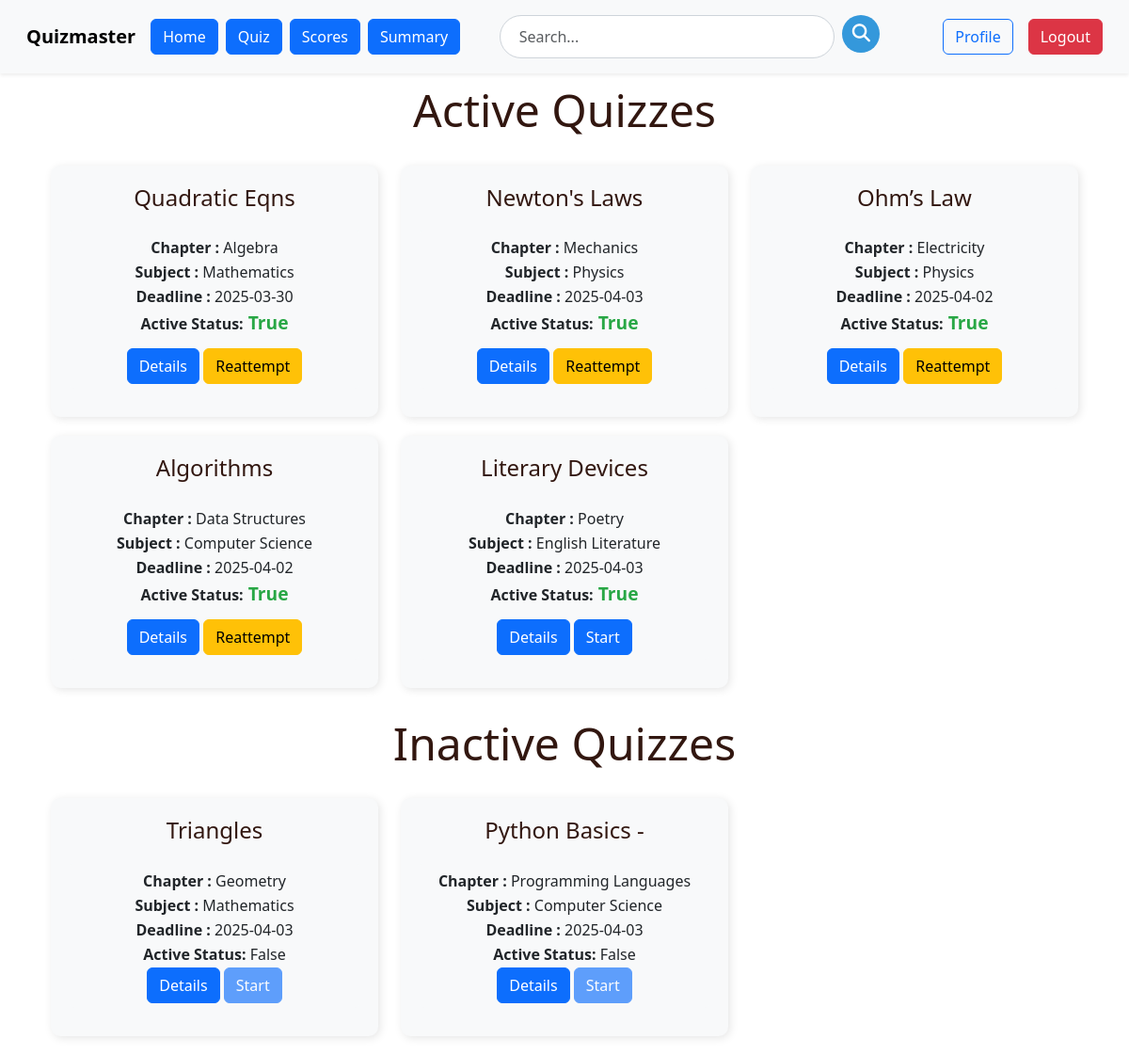
Page /user/user_quiz (signed in) on the earlier database version.
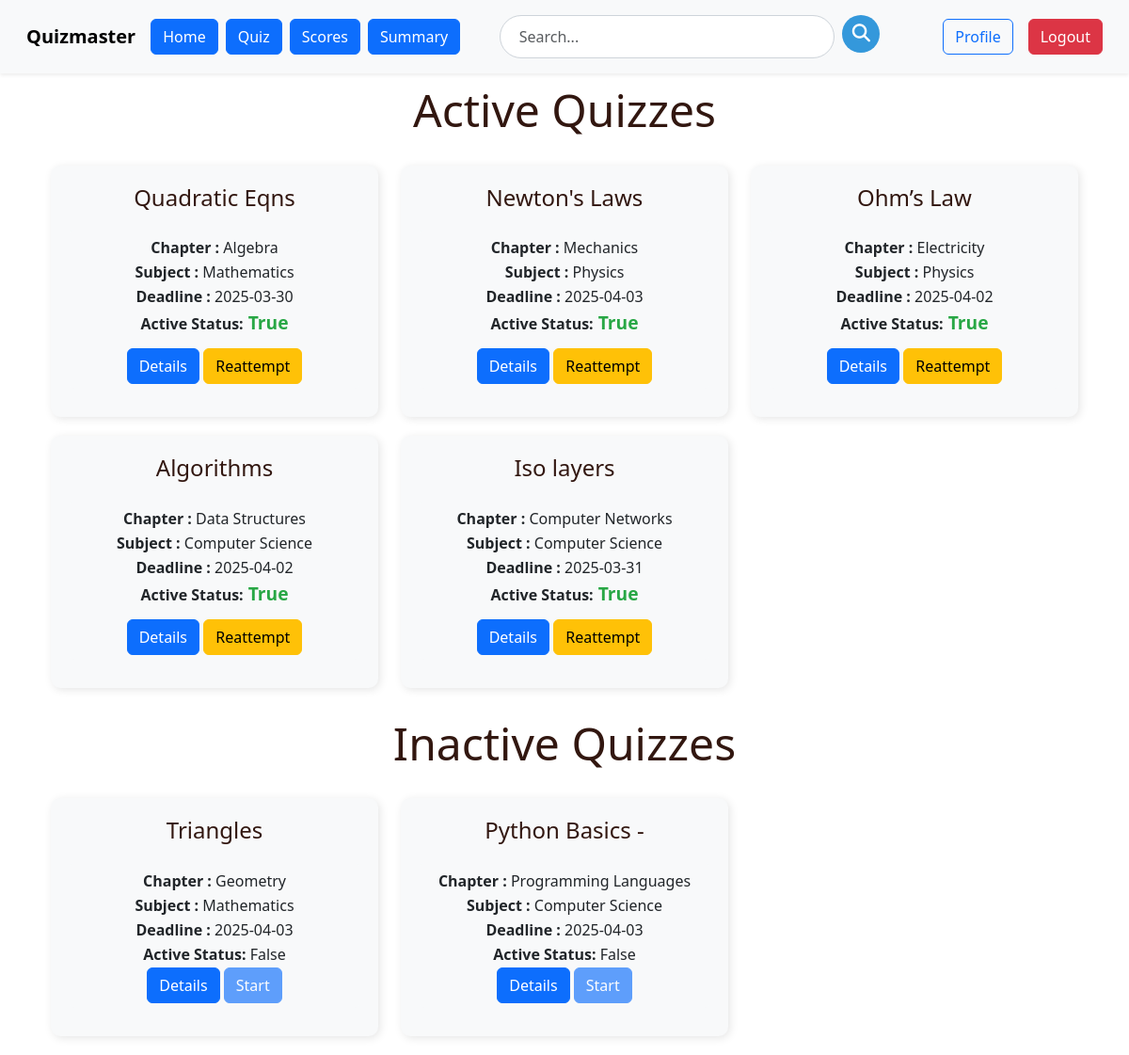
Same page on the later database version.
### models.py (models this page shows)
class Quiz(db.Model):
    id=db.Column(db.Integer, primary_key=True)
    name = db.Column(db.String(100), nullable=False)
    description=db.Column(db.String(256), nullable=True)
    start_date=db.Column(db.Date, nullable=True)
    end_date=db.Column(db.Date, nullable=True)
    time_duration=db.Column(db.Time, nullable=True)
    remarks=db.Column(db.String(256), nullable=True)
    no_of_questions=db.Column(db.Integer, nullable=True)
    is_active=db.Column(db.Boolean, nullable=False, default=False)
    questions = db.relationship('Questions', backref='quiz', lazy=True)
    total_attempted=db.Column(db.Integer, nullable=False, default=0)
    scores = db.relationship('Scores', backref='quiz', lazy=True)
    subject_id=db.Column(db.Integer, db.ForeignKey('subject.id'), nullable=False)
    chapter_id= db.Column(db.Integer, db.ForeignKey('chapter.id'),nullable=False)

class Chapter(db.Model):
    id=db.Column(db.Integer, primary_key=True)
    name=db.Column(db.String(32), unique=True)
    Description=db.Column(db.String(256), nullable=True)
    no_of_questions=db.Column(db.Integer, nullable=True)
    subject_id=db.Column(db.Integer, db.ForeignKey('subject.id'), nullable=False)
    quizzes = db.relationship('Quiz', backref='chapter', lazy=True)
    questions = db.relationship('Questions', backref='chapter', lazy=True)

class Subject(db.Model):
    id=db.Column(db.Integer, primary_key=True)
    name=db.Column(db.String(32), unique=True)
    Description=db.Column(db.String(256), nullable=False)
    category=db.Column(db.String(32), nullable=True)
    chapters = db.relationship('Chapter', backref='subject', lazy=True)
    quizzes = db.relationship('Quiz', backref='subject', lazy=True)

### routes.py (the view)
@app.route('/user/user_quiz')
@auth_required
def user_quiz():
    user_id = session.get('user_id')  # Get the logged-in user's ID
    quizzes = Quiz.query.all()
    attempted_quiz_ids = (
        db.session.query(Scores.quiz_id)
        .filter(Scores.user_id == user_id)
        .distinct()
        .all()
    )
    attempted_quiz_ids = [quiz_id[0] for quiz_id in attempted_quiz_ids]
    return render_template(
        'user/user_quiz.html',
        quizzes=quizzes,
        attempted_quiz_ids=attempted_quiz_ids
    )

### routes.py (called while the page is built)
def auth_required(f):
    @wraps(f)
    def inner(*args, **kwargs):
        if 'user_id' not in session:
            flash('please login to continue')
            return redirect(url_for('login'))
        return f(*args, **kwargs)
    return inner

### templates/user/user_quiz.html (shortened to what this page needs)
{% extends 'user/user_layout.html' %}
{% block content %}
<div class="container">
    <h2>Active Quizzes</h2>
    <div class="row">
        {% for quiz in quizzes %}
        {% if quiz.is_active == True %}
        <div class="col-md-4">
            <div class="subject-tile">
                <h4>{{ quiz.name }}</h4>
                <div class="details-content">
                    <p><strong>Chapter :</strong> {{ quiz.chapter.name }}</p>
                    <p><strong>Subject :</strong> {{ quiz.subject.name }}</p>
                    <p><strong>Deadline :</strong> {{ quiz.end_date }}</p>
                    <p class="quiz-div"><strong>Active Status:</strong><strong class="status"> {{ quiz.is_active }}</strong></p>
                    <a href="{{ url_for('view_quiz', quiz_id=quiz.id) }}" class="btn btn-primary" id="chapter_btn">Details</a>
                    {% if quiz.id in attempted_quiz_ids %}
                    <a href="{{ url_for('attempt_quiz', quiz_id=quiz.id) }}" class="btn btn-warning" id="chapter_btn">Reattempt</a>
                    {% else %}
                    <a href="{{ url_for('attempt_quiz', quiz_id=quiz.id) }}" class="btn btn-primary" id="chapter_btn">Start</a>
                    {% endif %}
                </div>
            </div>
        </div>
        {% endif %}
        {% endfor %}
    </div>
</div>
<div class="container">
    <h2>Inactive Quizzes</h2>
    <div class="row">
        {% for quiz in quizzes %}
        {% if quiz.is_active == False %}
        <div class="col-md-4">
            <div class="subject-tile">
                <h4>{{ quiz.name }}</h4>
                <div class="details-content">
                    <p><strong>Chapter :</strong> {{ quiz.chapter.name }}</p>
                    <p><strong>Subject :</strong> {{ quiz.subject.name }}</p>
                    <p><strong>Deadline :</strong> {{ quiz.end_date }}</p>
                    <p><strong>Active Status:</strong> {{ quiz.is_active }}</p>
                    <a href="{{ url_for('view_quiz', quiz_id=quiz.id) }}" class="btn btn-primary" id="chapter_btn">Details</a>
                    <a href="{{ url_for('attempt_quiz', quiz_id=quiz.id) }}" class="btn btn-primary disabled" id="chapter_btn">Start</a>
                </div>
            </div>
        </div>
        {% endif %}
        {% endfor %}
    </div>
</div>
{% endblock %}

Differences in the rows shown:
changed Quiz: name "Literary Devices" → "Iso layers"; chapter.name "Poetry" → "Computer Networks"; subject.name "English Literature" → "Computer Science"; end_date "2025-04-03" → "2025-03-31"; text "Start" → "Reattempt"
